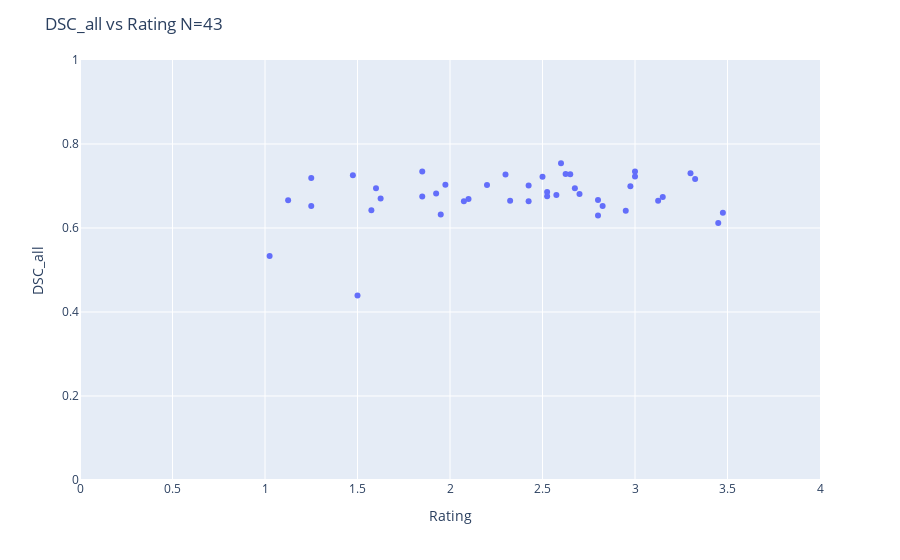
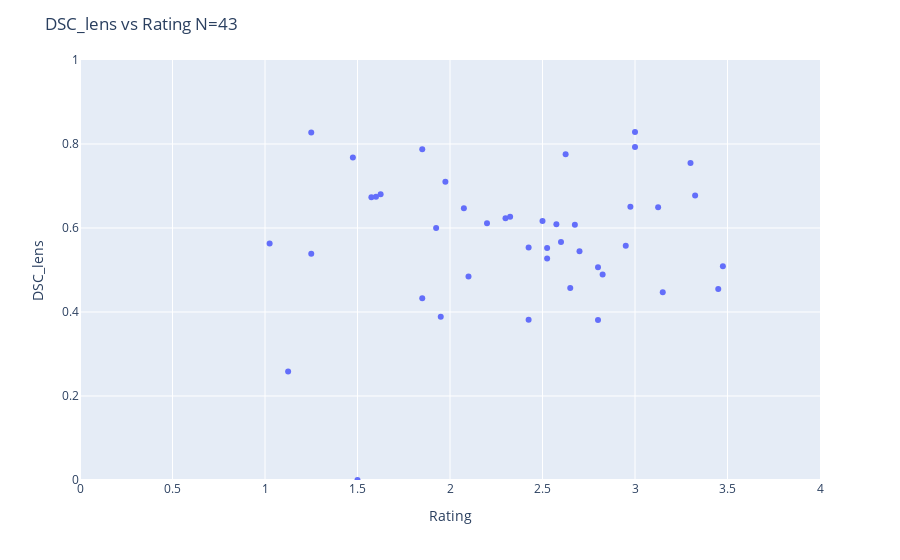
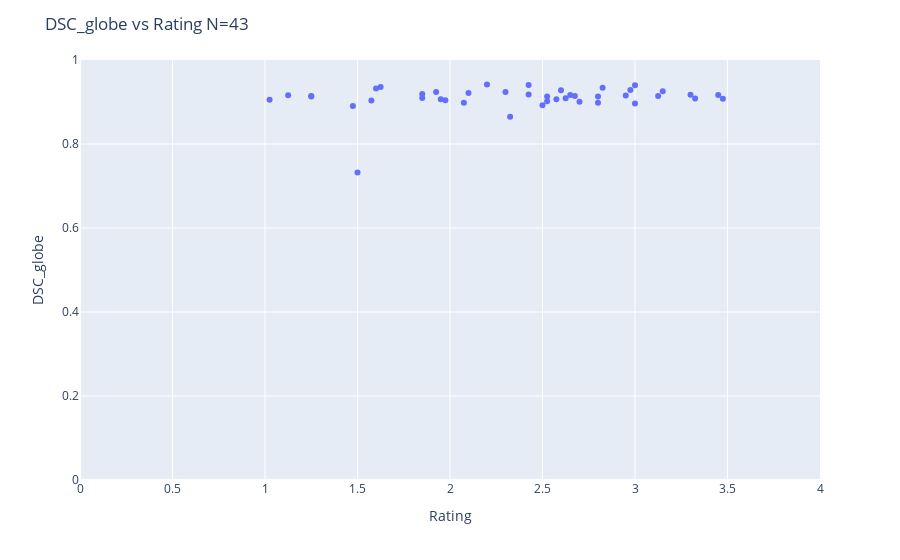
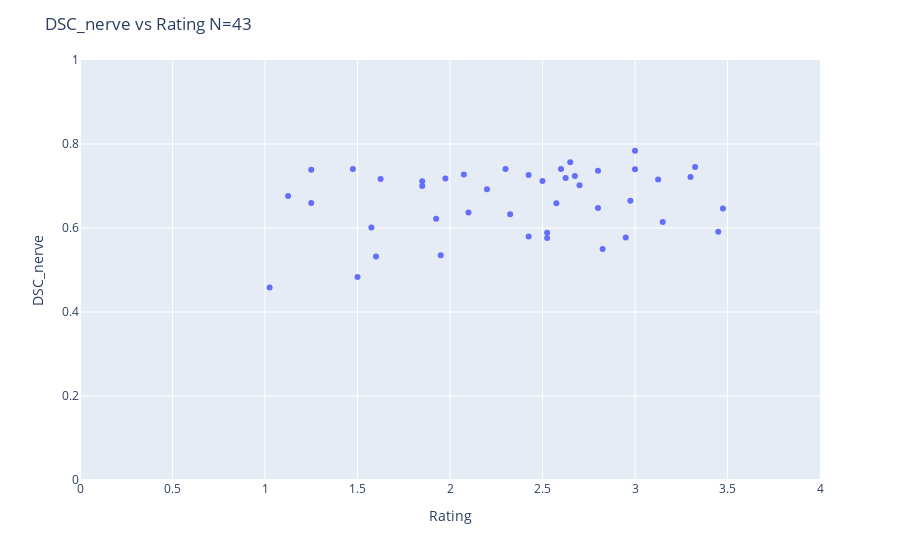

Source (notebook cell) for these figures, in order:
### Markdown cell above
Plot

### Code cell
import plotly.express as px

# normalize 'rating' column
# merged_df['rating'] = merged_df['rating'] / 4

# tissues
tissues = ['all','lens','globe','nerve','int_fat','ext_fat','lat_mus','med_mus','inf_mus','sup_mus']

# plot
for i in tissues:
    fig = px.scatter(merged_df, x='rating', y=f'DSC_{i}')
    fig.update_layout(title=f'DSC_{i} vs Rating N={len(merged_df)}', xaxis_title='Rating', yaxis_title=f'DSC_{i}', xaxis_range=[0, 4], yaxis_range=[0, 1])
    fig.show()
    # save as png
    fig.write_image(f'/home/jaimebarranco/Desktop/new_manual_annotations/agreement_with_ratings/N43/atlas/DSC_{i}_vs_Rating.png')

### Figure 1 — Plotly figure (JSON) as saved in the notebook; plotly's stock layout.template omitted (floating-point values rounded to 4 significant figures)
{"data": [{"hovertemplate": "rating=%{x}<br>DSC_all=%{y}<extra></extra>", "legendgroup": "", "marker": {"color": "#636efa", "symbol": "circle"}, "mode": "markers", "name": "", "orientation": "v", "showlegend": false, "type": "scatter", "x": [3, 3, 2.5, 3.3, 2.3, 2.6, 2.65, 2.625, 2.1, 1.125, 1.6, 1.475, 1.85, 2.975, 2.525, 2.825, 3.125, 1.975, 1.95, 1.25, 2.2, 2.425, 3.15, 1.25, 3.475, 1.025, 1.925, 1.625, 2.7, 2.95, 1.575, 3.45, 2.675, 3.325, 1.85, 2.8, 2.525, 2.075, 2.325, 2.425, 2.575, 1.5, 2.8], "xaxis": "x", "y": [0.7345, 0.7229, 0.7218, 0.7304, 0.7271, 0.7544, 0.7281, 0.7285, 0.6688, 0.6659, 0.6946, 0.7257, 0.7344, 0.6993, 0.6857, 0.6526, 0.665, 0.7029, 0.6323, 0.719, 0.7022, 0.7015, 0.6736, 0.6523, 0.6363, 0.5335, 0.6822, 0.6703, 0.681, 0.6412, 0.6423, 0.6117, 0.6948, 0.7167, 0.6752, 0.6297, 0.6758, 0.6636, 0.6649, 0.6635, 0.6788, 0.439, 0.6667], "yaxis": "y"}], "layout": {"legend": {"tracegroupgap": 0}, "margin": {"t": 60}, "title": {"text": "DSC_all vs Rating N=43"}, "xaxis": {"anchor": "y", "domain": [0, 1], "range": [0, 4], "title": {"text": "Rating"}}, "yaxis": {"anchor": "x", "domain": [0, 1], "range": [0, 1], "title": {"text": "DSC_all"}}}}

### Figure 2 — Plotly figure (JSON) as saved in the notebook; plotly's stock layout.template omitted (floating-point values rounded to 4 significant figures)
{"data": [{"hovertemplate": "rating=%{x}<br>DSC_lens=%{y}<extra></extra>", "legendgroup": "", "marker": {"color": "#636efa", "symbol": "circle"}, "mode": "markers", "name": "", "orientation": "v", "showlegend": false, "type": "scatter", "x": [3, 3, 2.5, 3.3, 2.3, 2.6, 2.65, 2.625, 2.1, 1.125, 1.6, 1.475, 1.85, 2.975, 2.525, 2.825, 3.125, 1.975, 1.95, 1.25, 2.2, 2.425, 3.15, 1.25, 3.475, 1.025, 1.925, 1.625, 2.7, 2.95, 1.575, 3.45, 2.675, 3.325, 1.85, 2.8, 2.525, 2.075, 2.325, 2.425, 2.575, 1.5, 2.8], "xaxis": "x", "y": [0.8284, 0.7931, 0.6169, 0.7549, 0.6235, 0.5664, 0.4569, 0.7753, 0.4843, 0.2581, 0.6746, 0.7678, 0.7872, 0.6507, 0.5525, 0.4895, 0.6491, 0.7102, 0.3887, 0.8276, 0.6111, 0.5534, 0.4471, 0.5388, 0.5087, 0.5632, 0.6, 0.6802, 0.5448, 0.5576, 0.6734, 0.4545, 0.6075, 0.6776, 0.4326, 0.381, 0.5273, 0.6471, 0.6266, 0.3816, 0.6087, 0, 0.5063], "yaxis": "y"}], "layout": {"legend": {"tracegroupgap": 0}, "margin": {"t": 60}, "title": {"text": "DSC_lens vs Rating N=43"}, "xaxis": {"anchor": "y", "domain": [0, 1], "range": [0, 4], "title": {"text": "Rating"}}, "yaxis": {"anchor": "x", "domain": [0, 1], "range": [0, 1], "title": {"text": "DSC_lens"}}}}

### Figure 3 — Plotly figure (JSON) as saved in the notebook; plotly's stock layout.template omitted (floating-point values rounded to 4 significant figures)
{"data": [{"hovertemplate": "rating=%{x}<br>DSC_globe=%{y}<extra></extra>", "legendgroup": "", "marker": {"color": "#636efa", "symbol": "circle"}, "mode": "markers", "name": "", "orientation": "v", "showlegend": false, "type": "scatter", "x": [3, 3, 2.5, 3.3, 2.3, 2.6, 2.65, 2.625, 2.1, 1.125, 1.6, 1.475, 1.85, 2.975, 2.525, 2.825, 3.125, 1.975, 1.95, 1.25, 2.2, 2.425, 3.15, 1.25, 3.475, 1.025, 1.925, 1.625, 2.7, 2.95, 1.575, 3.45, 2.675, 3.325, 1.85, 2.8, 2.525, 2.075, 2.325, 2.425, 2.575, 1.5, 2.8], "xaxis": "x", "y": [0.9398, 0.8962, 0.8924, 0.9172, 0.924, 0.9277, 0.9169, 0.9088, 0.9212, 0.9163, 0.9321, 0.8907, 0.9191, 0.9284, 0.913, 0.9342, 0.9143, 0.9044, 0.9068, 0.9143, 0.9418, 0.9406, 0.9253, 0.9134, 0.9076, 0.9054, 0.9237, 0.9358, 0.9006, 0.9157, 0.9035, 0.9165, 0.9144, 0.9085, 0.9096, 0.8982, 0.9018, 0.8983, 0.8651, 0.9181, 0.9063, 0.7322, 0.9132], "yaxis": "y"}], "layout": {"legend": {"tracegroupgap": 0}, "margin": {"t": 60}, "title": {"text": "DSC_globe vs Rating N=43"}, "xaxis": {"anchor": "y", "domain": [0, 1], "range": [0, 4], "title": {"text": "Rating"}}, "yaxis": {"anchor": "x", "domain": [0, 1], "range": [0, 1], "title": {"text": "DSC_globe"}}}}

### Figure 4 — Plotly figure (JSON) as saved in the notebook; plotly's stock layout.template omitted (floating-point values rounded to 4 significant figures)
{"data": [{"hovertemplate": "rating=%{x}<br>DSC_nerve=%{y}<extra></extra>", "legendgroup": "", "marker": {"color": "#636efa", "symbol": "circle"}, "mode": "markers", "name": "", "orientation": "v", "showlegend": false, "type": "scatter", "x": [3, 3, 2.5, 3.3, 2.3, 2.6, 2.65, 2.625, 2.1, 1.125, 1.6, 1.475, 1.85, 2.975, 2.525, 2.825, 3.125, 1.975, 1.95, 1.25, 2.2, 2.425, 3.15, 1.25, 3.475, 1.025, 1.925, 1.625, 2.7, 2.95, 1.575, 3.45, 2.675, 3.325, 1.85, 2.8, 2.525, 2.075, 2.325, 2.425, 2.575, 1.5, 2.8], "xaxis": "x", "y": [0.7396, 0.7842, 0.712, 0.7212, 0.7404, 0.7405, 0.7567, 0.719, 0.6371, 0.6759, 0.5319, 0.7406, 0.7113, 0.6646, 0.5763, 0.5498, 0.7152, 0.7178, 0.535, 0.7385, 0.6924, 0.726, 0.614, 0.6595, 0.6462, 0.4581, 0.6221, 0.7167, 0.7016, 0.5776, 0.601, 0.5912, 0.7238, 0.7455, 0.7001, 0.6475, 0.5886, 0.7273, 0.633, 0.5796, 0.6591, 0.4833, 0.7364], "yaxis": "y"}], "layout": {"legend": {"tracegroupgap": 0}, "margin": {"t": 60}, "title": {"text": "DSC_nerve vs Rating N=43"}, "xaxis": {"anchor": "y", "domain": [0, 1], "range": [0, 4], "title": {"text": "Rating"}}, "yaxis": {"anchor": "x", "domain": [0, 1], "range": [0, 1], "title": {"text": "DSC_nerve"}}}}
